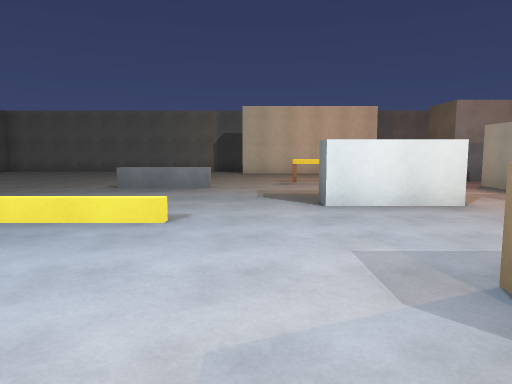
[1] (above)

21 first-person views from a walk through a scene from a Unity 3-D project. The camera is 1.5 m above the floor, tilts 6° down and sees 70° across. The floor is counted in squares, 2 m on a side. Each view is taken from the middle of a square. On the plan, view 1 faces up. The plan holds only what a view shows up to about 11 squares ahead; the rest is blank. The player is left out.

[2]
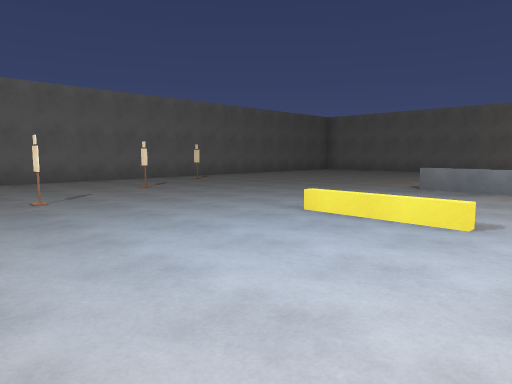

[3]
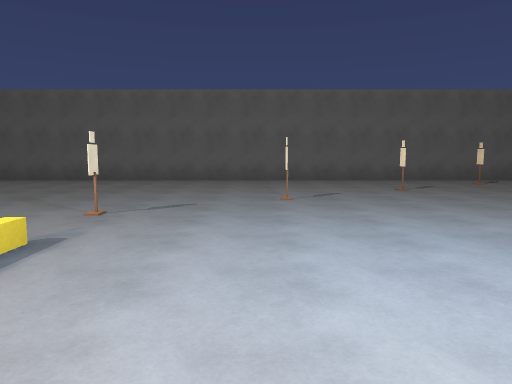

[4]
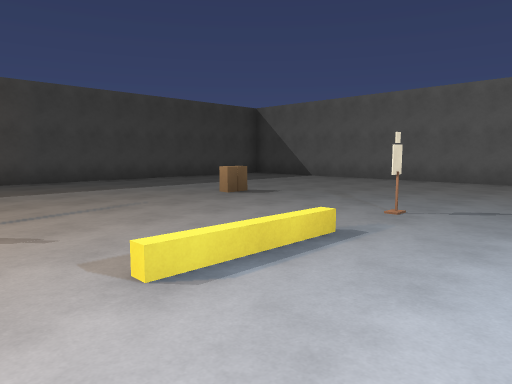

[5]
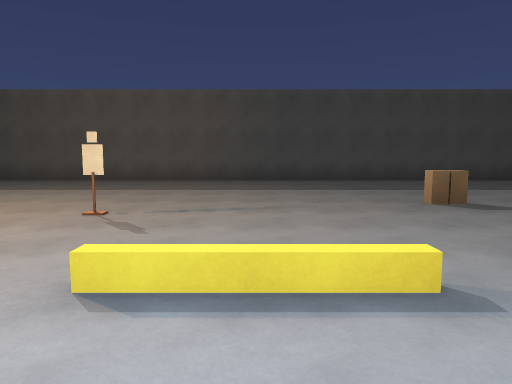

[6]
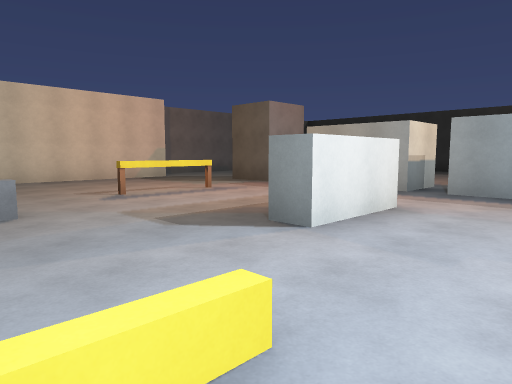

[7]
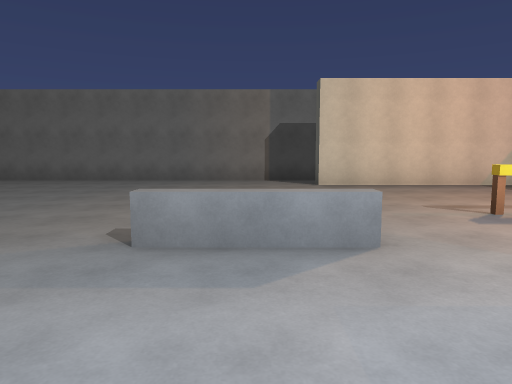

[8]
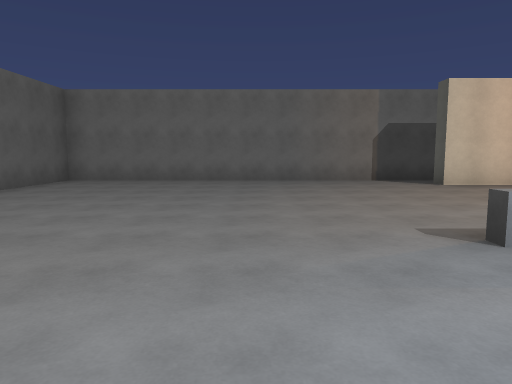

[9]
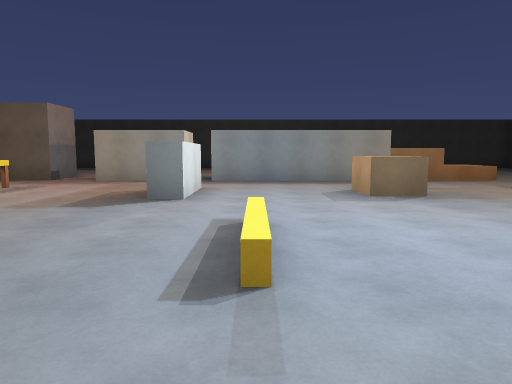

[10]
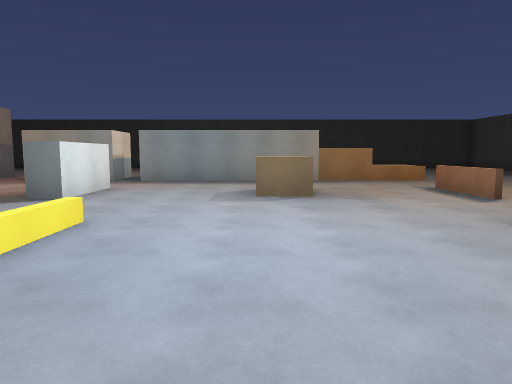

[11]
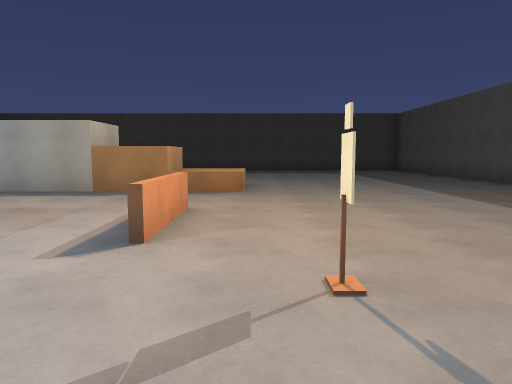

[12]
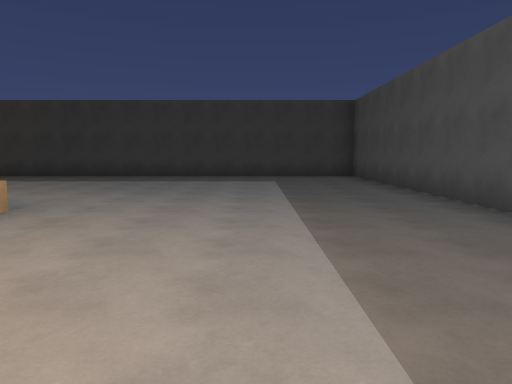

[13]
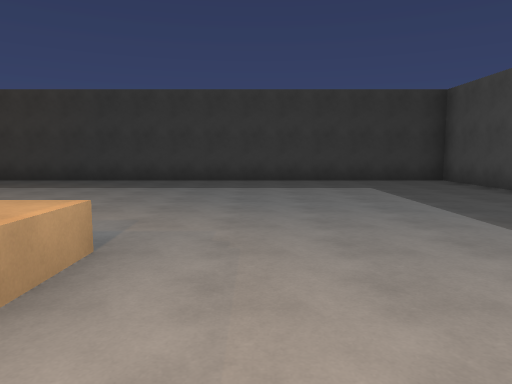

[14]
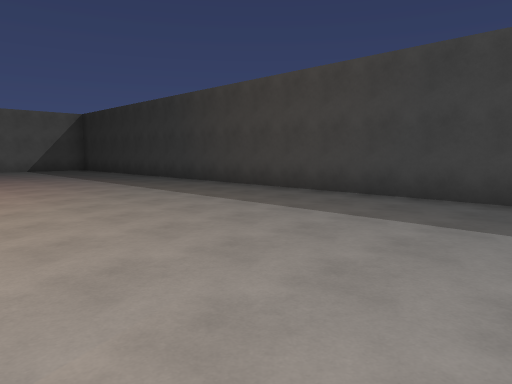

[15]
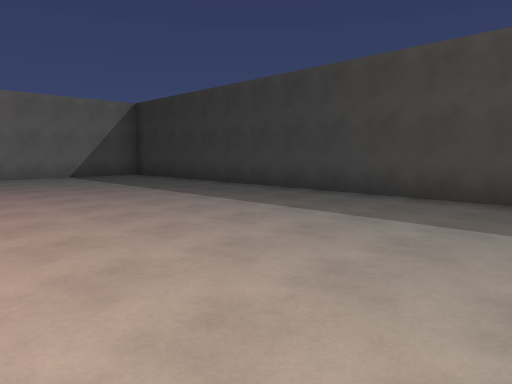

[16]
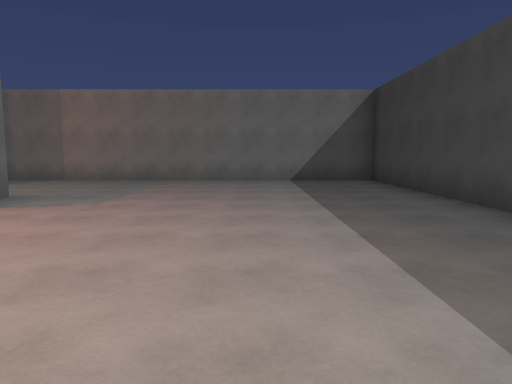

[17]
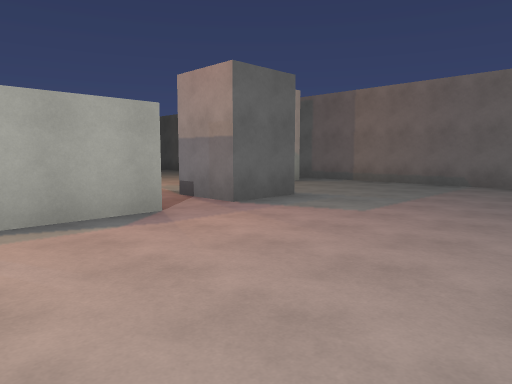

[18]
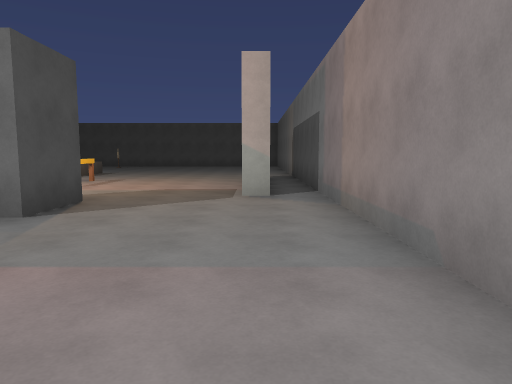

[19]
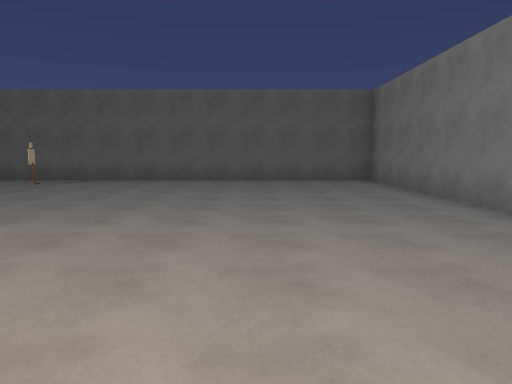

[20]
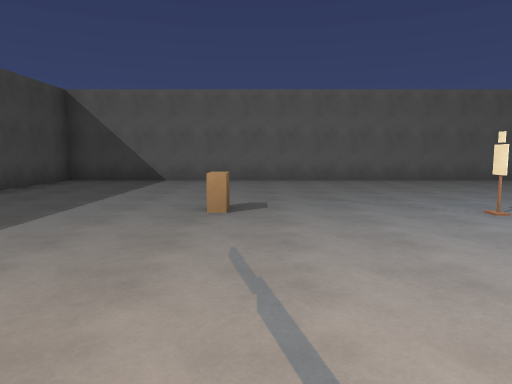

[21]
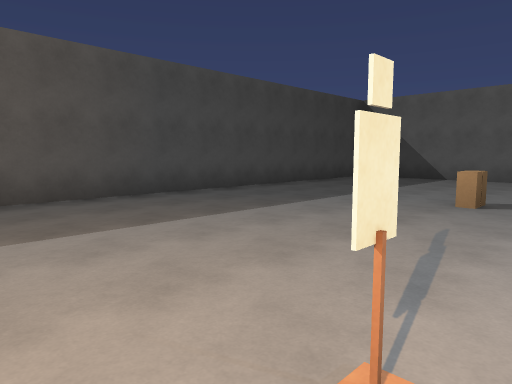

### Floor plan
Points are (right, up) in squares from view 1. A wall is a line through its corners. A room is listed if a view was taken in it or the views show most of it. See-through windows are left out.
Room 1 (views 1, 2, 3, 4, 5, 6, 7, 8, 9, 10, 11, 12, 13, 14, 15, 16, 17, 18, 19, 20, 21)
walls: (3, 5.2) (1, 5.2) (1, 5.9); (6.8, 6) (5.3, 6) (5.3, 8.5); (6.8, -1.3) (5.2, -1.3); (5.3, -2.9) (5.3, 5.2); (6.8, 8.6) (6.8, 6.6); (5.3, 9.8) (5.3, 11.3) (6.8, 11.3) (6.8, 9.8) (5.3, 9.8); (4.2, 13.7) (-0.5, 13.7) (-0.5, 14.2); (4.5, 14.2) (4.5, 13.8); (-10.2, -9.2) (14.3, -9.2) (14.3, 15.3) (-10.2, 15.3) (-10.2, -9.2)
low walls: (1, -1.9) (3, -1.9); (3, -2.1) (1, -2.1); (-1, 7.9) (-3, 7.9); (6.8, -2.8) (5.6, -2.8)
objects: other object (-9, 7); other object (-6, 2); other object (-5, -4); other object (0, -3); other object (1, 10) to (3, 10); other object (2, 1) to (2, 2)

Where each view was taken, in squares from view 1:
view 1: 0 up, 0 right, facing up
view 2: 0 up, 0 right, facing up-left
view 3: 1 up, 0 right, facing left
view 4: 1 up, 0 right, facing down-left
view 5: 1 up, 2 left, facing down
view 6: 3 up, 2 left, facing up-right
view 7: 5 up, 2 left, facing up
view 8: 5 up, 5 left, facing up
view 9: 4 up, 5 left, facing right
view 10: 2 up, 5 left, facing right
view 11: 3 down, 2 left, facing right
view 12: 6 down, 2 right, facing right
view 13: 4 down, 4 right, facing right
view 14: 2 down, 8 right, facing up-right
view 15: 3 up, 8 right, facing up-right
view 16: 5 up, 11 right, facing up
view 17: 6 up, 11 right, facing up-left
view 18: 14 up, 11 right, facing left
view 19: 12 up, 0 right, facing left
view 20: 4 down, 0 right, facing left
view 21: 3 down, 1 right, facing down-left
